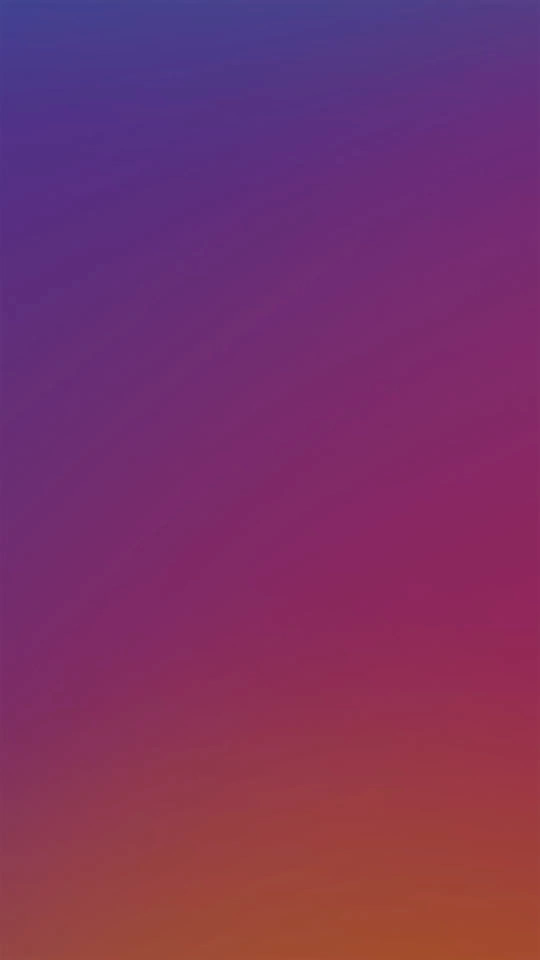
#> input picture rdj_overlay.jpg, 1080 x 1920 px (shown at 1/2 size)
$ python FilterGalleryStudent.py   (older library calls are emulated)
#> lines starting #> are read from the running program, lines starting #| are printed output that depends on the picture
#> the answer given: rdj_overlay.jpg
#> further down, img is the input picture: shape (1920, 1080, 3); mean B, G, R 101.7, 50, 122.3
"""
Unit 1 Project: Computer Vision Filter Gallery
Requirements:
numpy>=1.24.0
opencv-python>=4.8.0
matplotlib>=3.7.0
"""

import cv2
import numpy as np
import tkinter as tk
from tkinter import Tk
from tkinter import filedialog

#paint vars
drawing = False
last_x = -1
last_y = -1
draw_color = (255, 255, 255)
brush_size = 2
draw_mask = None

# ----------------------------
# Filter Functions (TODOs)
# ----------------------------

def filter1(img, red_add, blue_subtract):
#> called with red_add = 50, blue_subtract = 50
    warm_img = img.copy()
    blue_channel, green_channel, red_channel  = cv2.split(warm_img)
    red_channel = cv2.add(red_channel, red_add)
    blue_channel = cv2.subtract(blue_channel, blue_subtract)
    warm_img = cv2.merge((blue_channel, green_channel, red_channel))
    return warm_img
    #Return the resulting filtered image

def filter2(img, x_k, y_k):
#> called with x_k = 3, y_k = 3
    sobel_img = img.copy()
    gray_img = cv2.cvtColor(sobel_img, cv2.COLOR_BGR2GRAY)
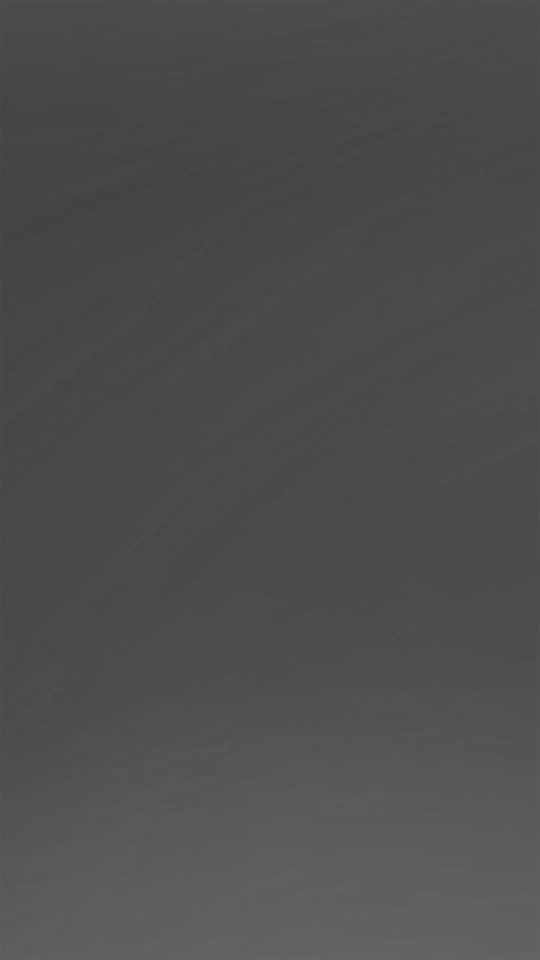
#> gray_img: shape (1920, 1080) (shown at 1/2 size); min 66, max 102, mean 77.6
    sobelx = cv2.Sobel(gray_img, cv2.CV_64F, 1, 0, ksize=x_k)
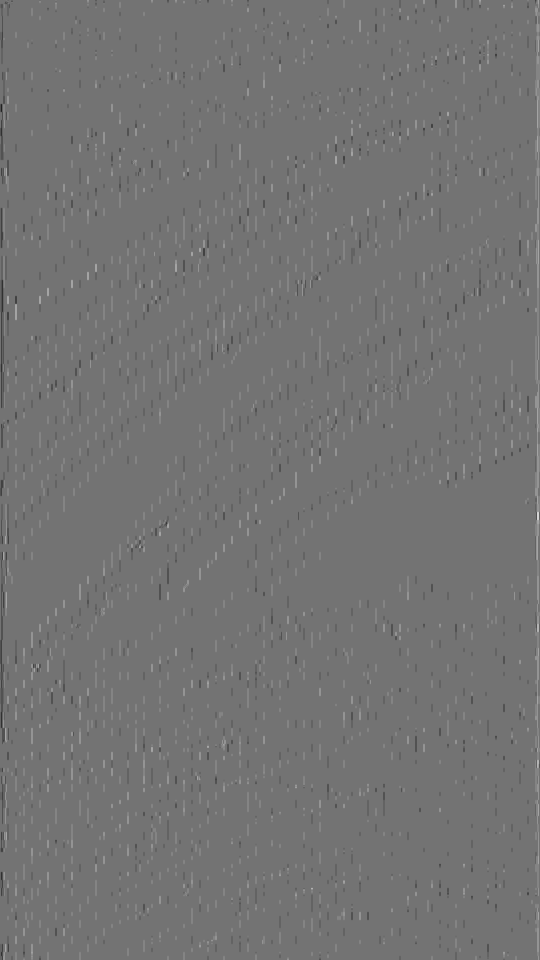
#> sobelx: shape (1920, 1080) float64 (shown at 1/2 size); min -14, max 17, mean 0.0352; drawn with min black and max white
    sobely = cv2.Sobel(gray_img, cv2.CV_64F, 0, 1, ksize=y_k)

    gradient_magnitude = cv2.magnitude(sobelx, sobely)
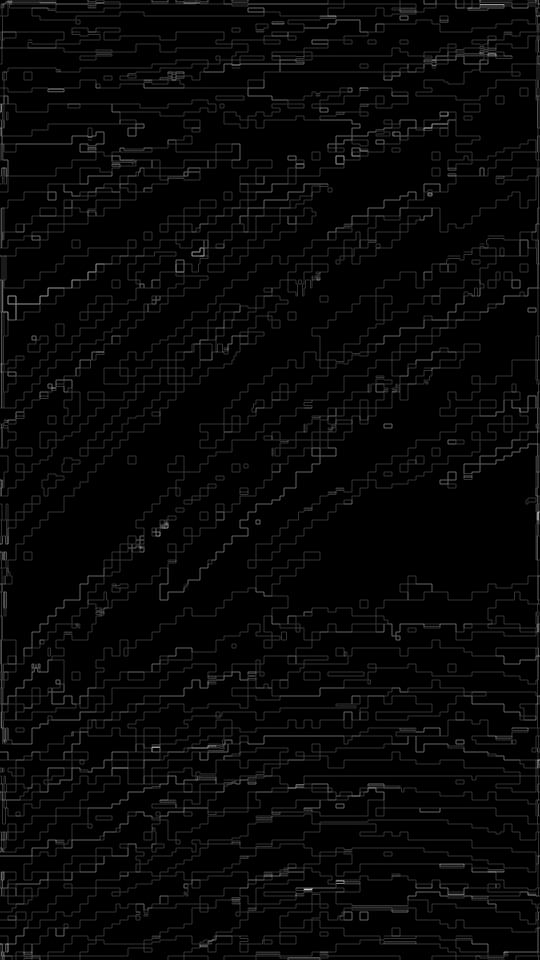
#> gradient_magnitude: shape (1920, 1080) float64 (shown at 1/2 size); min 0, max 20, mean 0.521; drawn with min black and max white
    sobel_img = cv2.convertScaleAbs(gradient_magnitude)
    sobel_img = cv2.cvtColor(sobel_img, cv2.COLOR_GRAY2BGR)
#> sobel_img: shape (1920, 1080, 3)
    return sobel_img
    #Return the resulting filtered image

def filter3(img, smoothing_strength, block_size):
#> called with smoothing_strength = 150, block_size = 21
    cartoon_img = img.copy()
    gray_img = cv2.cvtColor(cartoon_img, cv2.COLOR_BGR2GRAY)

    #reduce noise for thresholding
    blurred_img = cv2.medianBlur(gray_img, 7)
    #adaptive thresholding --> determines threshold for pixel based on region around it, not just one global value for threshold
    edges = cv2.adaptiveThreshold(blurred_img, 255, cv2.ADAPTIVE_THRESH_GAUSSIAN_C, cv2.THRESH_BINARY, blockSize=block_size, C=5)
#> edges: shape (1920, 1080); every value is 255

    #bilateral blurs while preserving edges
    color_img = cv2.bilateralFilter(cartoon_img, d=9, sigmaColor=smoothing_strength, sigmaSpace=smoothing_strength)
    edges_colored = cv2.cvtColor(edges, cv2.COLOR_GRAY2BGR)
#> edges_colored: shape (1920, 1080, 3); every value is 255
    cartoon_img = cv2.bitwise_and(color_img, edges_colored)
    return cartoon_img
    #Return the resulting filtered image

def filter4(img, alpha, gamma):
#> called with alpha = 30, gamma = 10
    rdj_img = img.copy()

    rdj_overlay = cv2.imread('rdj_overlay.jpg')
    rdj_overlay = cv2.resize(rdj_overlay, (rdj_img.shape[1], rdj_img.shape[0]))

    rdj_text = cv2.imread('rdj_text.png', cv2.IMREAD_UNCHANGED)
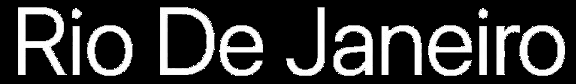
#> input picture rdj_text.png, 576 x 84 px
#> rdj_text is the input picture: shape (84, 576, 4); mean B, G, R, A 55.7, 55.7, 55.7, 46.6

    # width of rdj text as 40% of image width
    target_width = int(rdj_img.shape[1] * 0.4)
#> target_width = 432
    # scale factor
    scale = target_width / rdj_text.shape[1]
#> scale = 0.75
    #new height w/ aspect ratio
    target_height = int(rdj_text.shape[0] * scale)
#> target_height = 63
    rdj_text = cv2.resize(rdj_text, (target_width, target_height))
#> rdj_text: shape (63, 432, 4)

    #blend base images
    alpha_val = alpha / 100
    beta_val = 1 - alpha_val
    rdj_img = cv2.addWeighted(rdj_overlay, alpha_val, rdj_img, beta_val, gamma)

    #center text
    x_offset = (rdj_img.shape[1] - rdj_text.shape[1]) // 2
#> x_offset = 324
    y_offset = (rdj_img.shape[0] - rdj_text.shape[0]) // 2
#> y_offset = 928

    y1, y2 = y_offset, y_offset + rdj_text.shape[0]
#> y1 = 928; y2 = 991
    x1, x2 = x_offset, x_offset + rdj_text.shape[1]
#> x1 = 324; x2 = 756

    #blend text w alpha channel
    alpha_text = rdj_text[:, :, 3] / 255.0
    for c in range(3):
        rdj_img[y1:y2, x1:x2, c] = rdj_img[y1:y2, x1:x2, c] * (1 - alpha_text) + \
                                   rdj_text[:, :, c] * alpha_text
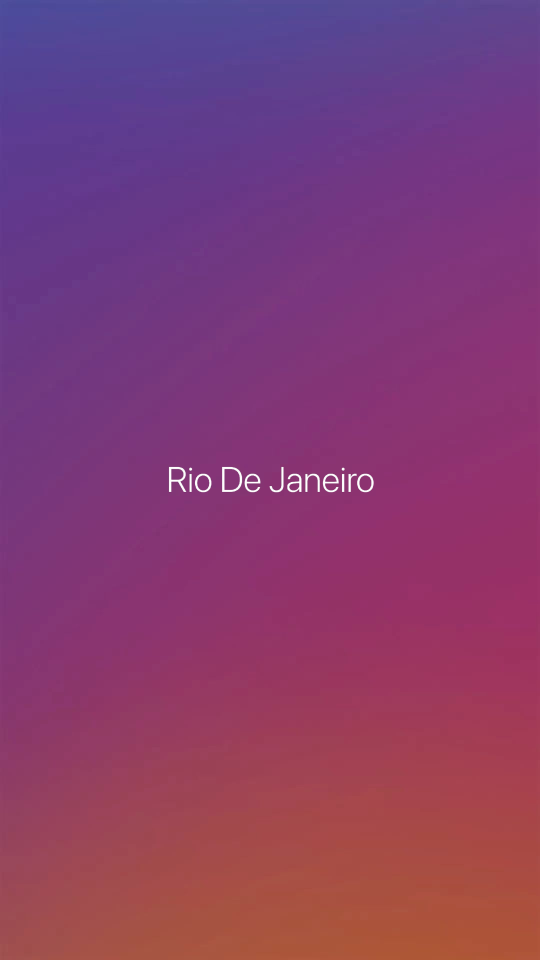
#> rdj_img: shape (1920, 1080, 3) (shown at 1/2 size); mean B, G, R 112, 60.5, 132.6

    return rdj_img
    #Return the resulting filtered image

def create_gallery(og, f1, f2, f3, f4):
    """
    Stack all images into a gallery layout using np.hstack/np.vstack.
    Add labels to each image with cv2.putText.
    Return the gallery image.
"""
    #add labels
    labels = ["Original", "Warmth", "Sobel", "Cartoonify", "Rio de Janeiro"]
    images = [og, f1, f2, f3, f4]

    for i, img in enumerate(images):
        cv2.putText(img, labels[i], (10, 30), cv2.FONT_HERSHEY_SIMPLEX, 1, (255,255,255), 2)
#> this loop made 5 passes

    row1 = np.hstack((og, f1, f2))
    row2 = np.hstack((f3, f4, np.zeros_like(og)))  # blank space to match row1
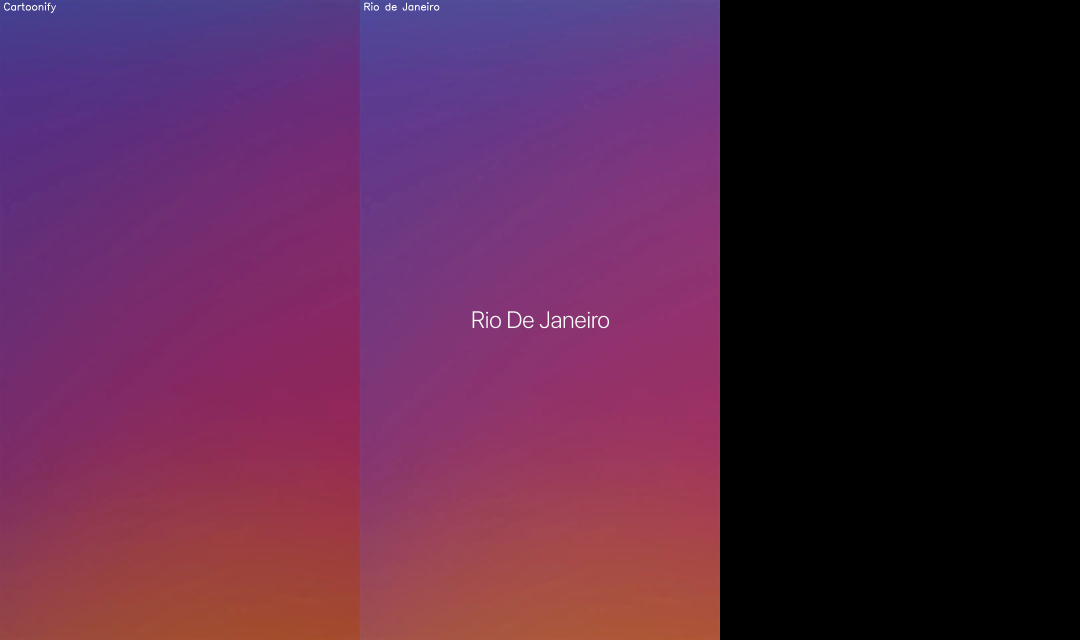
#> row2: shape (1920, 3240, 3) (shown at 1/3 size); mean B, G, R 71.3, 36.9, 85.1

    gallery = np.vstack((row1, row2))
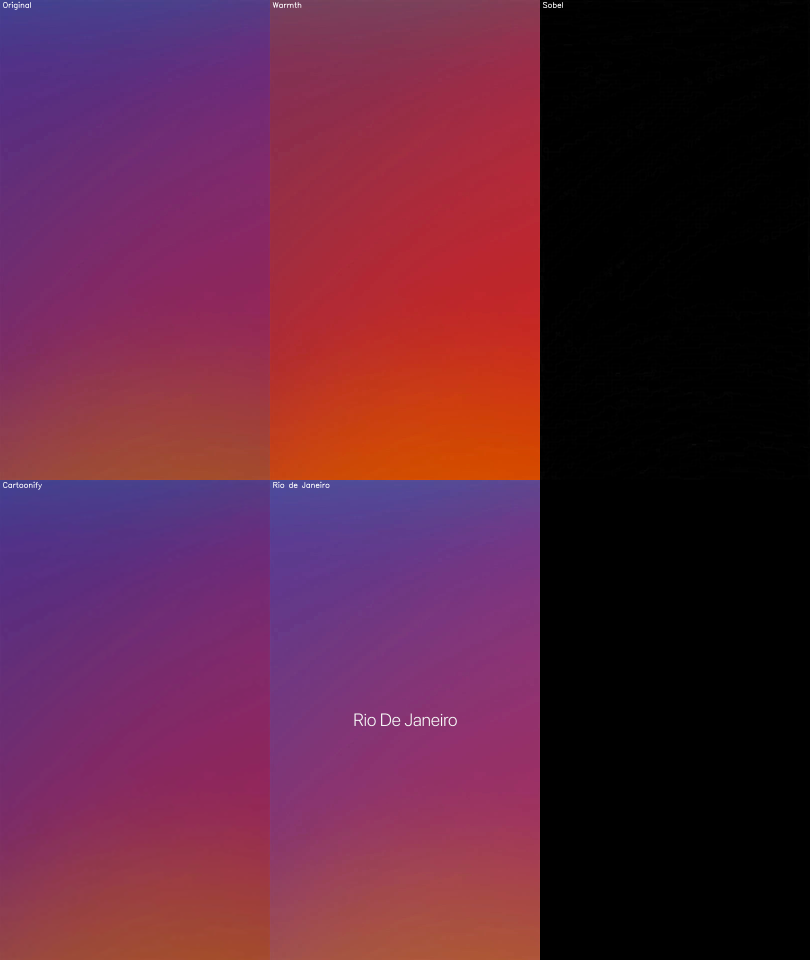
#> gallery: shape (3840, 3240, 3) (shown at 1/4 size); mean B, G, R 61.4, 35.2, 91.8
    return gallery

def draw_mouse_callback(event, x, y, flags, param):
    global drawing, last_x, last_y, draw_color, brush_size, draw_mask

    if event == cv2.EVENT_LBUTTONDOWN:
        drawing = True
        last_x, last_y = x, y
    elif event == cv2.EVENT_MOUSEMOVE and drawing:
        if draw_mask is None:
            draw_mask = np.zeros_like(gallery)
        cv2.line(draw_mask, (last_x, last_y), (x, y), draw_color, brush_size)
        last_x, last_y = x, y
    elif event == cv2.EVENT_LBUTTONUP:
        drawing = False


# ----------------------------
# Main Program
# ----------------------------

# Use Tkinter to select user image
# Read image / display error
# Resize for easier viewing if needed

# Create a window with trackbars
# Add two+ trackbars for each filter using cv2.createTrackbar
# Display Keyboard Shortcuts if using any

def nothing(x):
    print("Trackbar value:", x)

if __name__ == "__main__":
    #opossum_img = cv2.imread('opossum.png')
    Tk().withdraw() # keep root window from appearing

    fileTypes = [("Image files", "*.png;*.jpg;*.jpeg")]
    file_path = tk.filedialog.askopenfilename(filetypes=fileTypes)

    if len(file_path):
        img=cv2.imread(file_path)

        if img is None:
            print("Error: Could not read image.")
        else:
            cv2.namedWindow("Filter Gallery")

            cv2.createTrackbar("Red Add", "Filter Gallery", 50, 255, nothing)
            cv2.createTrackbar("Blue Sub", "Filter Gallery", 50, 255, nothing)

            cv2.createTrackbar("Sobel ksize X", "Filter Gallery", 3, 7, nothing)
            cv2.createTrackbar("Sobel ksize Y", "Filter Gallery", 3, 7, nothing)

            cv2.createTrackbar("Smoothing strength", "Filter Gallery", 150, 255, nothing)
            cv2.createTrackbar("Outline thickness", "Filter Gallery", 21, 101, nothing)
            #🆘🆘idk what to put as the max i think it can just keep going

            cv2.createTrackbar("Rio Strength", "Filter Gallery", 30, 100, nothing)
            cv2.createTrackbar("Brightness", "Filter Gallery", 10, 100, nothing)

            #paint trackbars
            cv2.setMouseCallback("Filter Gallery", draw_mouse_callback)
            cv2.createTrackbar("Brush R", "Filter Gallery", 255, 255, nothing)
            cv2.createTrackbar("Brush G", "Filter Gallery", 255, 255, nothing)
            cv2.createTrackbar("Brush B", "Filter Gallery", 255, 255, nothing)
            cv2.createTrackbar("Brush Size", "Filter Gallery", 2, 20, nothing)

            while True:
                #read trackbar values
                red_add = cv2.getTrackbarPos("Red Add", "Filter Gallery")
                blue_sub = cv2.getTrackbarPos("Blue Sub", "Filter Gallery")

                x_k = cv2.getTrackbarPos("Sobel ksize X", "Filter Gallery")
                y_k = cv2.getTrackbarPos("Sobel ksize Y", "Filter Gallery")
                cv2.setTrackbarMin('Sobel ksize X', 'Filter Gallery', 1)
                cv2.setTrackbarMin('Sobel ksize Y', 'Filter Gallery', 1)

                #sobel needs odd kernel sizes > 1
                if x_k % 2 == 0:
                    x_k = max(1, x_k-1)
                    cv2.setTrackbarPos('Sobel ksize X', 'Filter Gallery', x_k)
                if y_k % 2 == 0:
                    y_k = max(1, y_k-1)
                    cv2.setTrackbarPos('Sobel ksize Y', 'Filter Gallery', y_k)

                smoothing_strength = cv2.getTrackbarPos("Smoothing strength", "Filter Gallery")
                block_size = cv2.getTrackbarPos("Outline thickness", "Filter Gallery")
                if block_size % 2 == 0:
                    block_size = max(3, block_size-1)  # must be odd
                    cv2.setTrackbarPos('Outline thickness', 'Filter Gallery', block_size)

                alpha = cv2.getTrackbarPos("Rio Strength", "Filter Gallery")
                gamma = cv2.getTrackbarPos("Brightness", "Filter Gallery")

                f1 = filter1(img.copy(), red_add, blue_sub)
                f2 = filter2(img.copy(), x_k, y_k)
                f3 = filter3(img.copy(), smoothing_strength, block_size)
                f4 = filter4(img.copy(), alpha, gamma)

                gallery = create_gallery(img.copy(), f1, f2, f3, f4)

                r = cv2.getTrackbarPos("Brush R", "Filter Gallery")
#> r = 255
                g = cv2.getTrackbarPos("Brush G", "Filter Gallery")
#> g = 255
                b = cv2.getTrackbarPos("Brush B", "Filter Gallery")
#> b = 255
                draw_color = (b, g, r)
#> draw_color = (255, 255, 255)
                brush_size = cv2.getTrackbarPos("Brush Size", "Filter Gallery")
#> brush_size = 2

                display = gallery.copy()
                if draw_mask is not None:
                    display = cv2.addWeighted(display, 1, draw_mask, 1, 0)

                cv2.imshow("Filter Gallery", display)

                key = cv2.waitKey(1) & 0xFF
#> (key q is pressed here)
                if key == ord('q'):
                    break
                elif key == ord('c'):  #clear drawing
                    draw_mask = None

            cv2.destroyAllWindows()

    else:
        print("No file chosen!")


    # [7 lines of commented-out code are left out]
